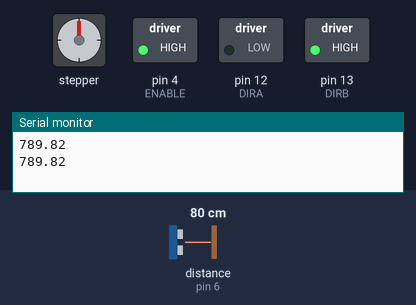
A sketch run on a simulated Arduino Uno, built with avr-gcc and run on an emulated ATmega328P. Shown: stepper motor, switched loads named in the sketch (green lamp = pin HIGH), the last lines printed to the serial monitor. Wiring (inferred from the names in the program): ultrasonic range finder: trigger pin 5; echo pin 6. Inputs (shaded band) come from the test bench; at power-on: distance to the obstacle (sensor on pin 6) 80 cm. The echo pulse lasts 58.3 µs per cm; stepper angles assume 2048 steps per turn; pins used as bus, display or sensor lines are not drawn.

Above: at 6.2 s.
6.3 s: distance to the obstacle (sensor on pin 6) set to 53 cm
8.2 s: distance to the obstacle (sensor on pin 6) set to 47 cm
At 10.8 s:
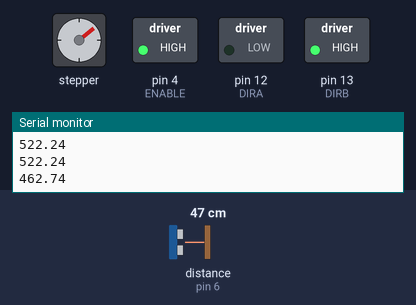
At 12.6 s:
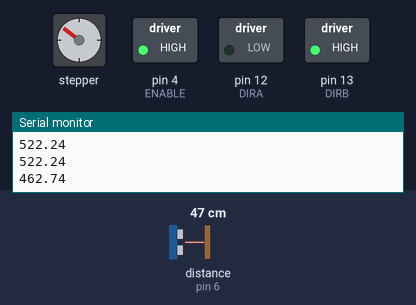
Timing chart, 0 to 22.1 s (numbered marks = the images above; inputs shaded):
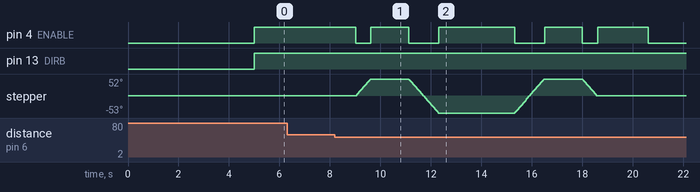

Measured:
- the behaviour switches between 51 and 50 cm on distance to the obstacle (sensor on pin 6) (found by bisection; images 0 and 1)
- after the input at 8.2 s, pin 4 (ENABLE): HIGH → LOW after 0.82 s, → HIGH 0.60 s later, → LOW 1.5 s later, → HIGH 1.2 s later, … (9 changes in this stretch); stepper: turns 52° clockwise in 0.57 s, then 105° counter-clockwise in 1.2 s, then 105° clockwise in 1.2 s, then 52° counter-clockwise in 0.57 s

The sketch:

Task3.ino
```cpp
#define ENABLE 4
#define DIRA 12
#define DIRB 13
#include <Stepper.h>

Stepper stepper(2048, 8, 10, 9, 11); //stepper pin declaration

const int trigpin =5; //sensor pins
const int echopin= 6;

int stepPos; //stepper position variable
float distance, duration; //variables for distance calculation


void setup() {
  Serial.begin(9600);
  stepper.setSpeed(15);
  pinMode(trigpin, OUTPUT);
  pinMode(echopin, INPUT);
  pinMode(ENABLE,OUTPUT);
  pinMode(DIRA,OUTPUT);
  pinMode(DIRB,OUTPUT);
  delay(5000);
}

void loop() {

  dist(); //calling distance calculation function

  digitalWrite(ENABLE,HIGH);
  digitalWrite(DIRA,LOW); //set motor direction to positive
  digitalWrite(DIRB,HIGH);

  if (distance <= 500){ //if sensor detects less than 5, start turning sequence
    moves();
  }

  digitalWrite(ENABLE,HIGH);
  digitalWrite(DIRA,LOW); //set motor direction to positive
  digitalWrite(DIRB,HIGH);// after turning seq, keep going straight
  delay(1000);} //Adjust this delay if car needs to go straight longer, after the turns

float dist(){
  digitalWrite(trigpin,LOW);
  delayMicroseconds(2);
  digitalWrite(trigpin,HIGH);
  delayMicroseconds(10);
  digitalWrite(trigpin,LOW);
  duration = pulseIn(echopin,HIGH);
  distance = duration*0.34/2;
  Serial.println(distance);
}


void moves(){
  digitalWrite(ENABLE,LOW);
  stepper.step(300);//First turn, change according to size of object
  delay(10);
  digitalWrite(ENABLE,HIGH);
  digitalWrite(DIRA,LOW); //set motor direction to positive
  digitalWrite(DIRB,HIGH); //Servo go straight
  delay(1500); // go straight for 1.5 sec, change with respect to object

  digitalWrite(ENABLE,LOW);//servo stop
  stepper.step(-600);//change direction to counteract first turn
  delay(10);//smal delay

  digitalWrite(ENABLE,HIGH);
  digitalWrite(DIRA,LOW); //set motor direction to positive
  digitalWrite(DIRB,HIGH); //go straight
  delay(3000);//go straight for 1.5 sec

  digitalWrite(ENABLE,LOW); //stop servo
  stepper.step(600); //counteract all angle changes
  delay(10);//small delay

  digitalWrite(ENABLE,HIGH);
  digitalWrite(DIRA,LOW); //set motor direction to positive
  digitalWrite(DIRB,HIGH); //go straight
  delay(1500);//go straight for 1.5 sec

  digitalWrite(ENABLE,LOW); //stop servo
  stepper.step(-300); //counteract all angle changes
  delay(10);//small delay

  digitalWrite(ENABLE,HIGH);
  digitalWrite(DIRA,LOW); //set motor direction to positive
  digitalWrite(DIRB,HIGH); //go straight
  delay(2000);

  digitalWrite(ENABLE,LOW);
  delay(10000);
 }
```
